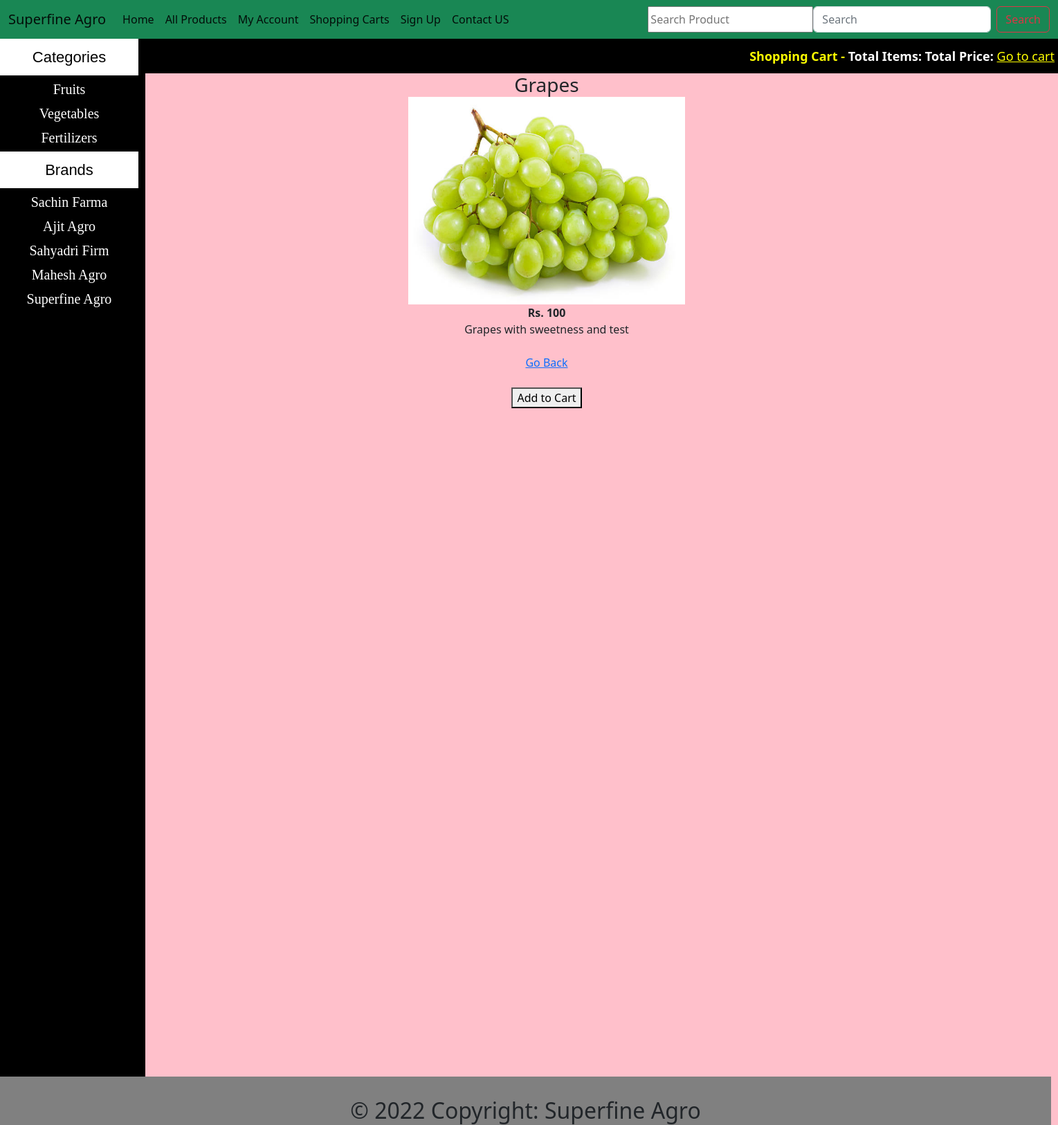
/details.php?pro_id=2, run on the app's committed database.
### tables this page shows
CREATE TABLE `categories` (
  `cat_id` int(100) NOT NULL,
  `cat_title` varchar(255) NOT NULL
);

CREATE TABLE `brands` (
  `brand_id` int(100) NOT NULL,
  `brand_title` text NOT NULL
);

CREATE TABLE `products` (
  `product_id` int(100) NOT NULL,
  `product_cat` int(100) NOT NULL,
  `product_brand` int(100) NOT NULL,
  `product_title` varchar(200) NOT NULL,
  `product_price` int(100) NOT NULL,
  `product_desc` text NOT NULL,
  `product_image` text NOT NULL,
  `product_keywords` text NOT NULL
);

### details.php (the view, shortened to what this page needs)
<!DOCTYPE>
<?php
include("functions/functions.php");
?>
<html>
<head>
  <link href="https://cdn.jsdelivr.net/npm/bootstrap@5.2.0-beta1/dist/css/bootstrap.min.css" rel="stylesheet">
  <link rel="stylesheet" href="styles/style.css" media="all" />
</head>
<body>
  <nav class="navbar navbar-expand-lg bg-success">
    <div class="container-fluid">
      <a class="navbar-brand" href="index.php">Superfine Agro</a>
      <div class="collapse navbar-collapse" id="navbarSupportedContent">
        <ul class="navbar-nav me-auto mb-2 mb-lg-0">
          <li class="nav-item">
            <a class="nav-link active" aria-current="page" href=href="index.php">Home</a>
          </li>
          <li class="nav-item">
            <a class="nav-link active" href=" all_products.php">All Products</a>
          </li>
          <li class="nav-item">
            <a class="nav-link active" href="customer/my_account.php">My Account</a>
          </li>
          <li class="nav-item">
            <a class="nav-link active" href="#">Shopping Carts</a>
          </li>
          <li class="nav-item">
            <a class="nav-link active" href="cart.php">Sign Up</a>
          </li>
          <li class="nav-item">
            <a class="nav-link active" href="contact.html">Contact US</a>
          </li>
        </ul>
        <form class="d-flex" role="search" method="get" action="results.php" enctype="multipart/form-data">
          <input type="text" name="user_query" placeholder="Search Product" />
          <input class="form-control me-2" name="search" type="search" placeholder="Search" aria-label="Search">
          <button class="btn btn-outline-danger" type="submit">Search</button>
        </form>
      </div>
    </div>
  </nav>
  <div class="main_wrapper">
    <div class="content_wrapper">
      <div id="sidebar">
        <div id="sidebar_title">Categories</div>
        <ul id="cats">
          <?php getCats(); ?>
        </ul>
        <div id="sidebar_title">Brands</div>
        <ul id="cats">
          <?php getBrands(); ?>
        </ul>
      </div>
      <div id="content_area">
        <div id="shopping">
          <span style="float:right; font-size:18px; padding:5px; line-height:40px;">
            <b style="color:yellow">Shopping Cart -</b> <b style="color:white">Total Items: Total Price:</b> <a href="cart.php" style="color:yellow"> Go to cart</a>
          </span>
        </div>
        <div id="products_box">
          <?php
          if (isset($_GET['pro_id'])) {
            $product_id = $_GET['pro_id'];
            $get_pro = "select * from products where product_id='$product_id'";
            $run_pro = mysqli_query($con, $get_pro);
            while ($row_pro = mysqli_fetch_array($run_pro)) {
              $pro_id = $row_pro['product_id'];
              $pro_title = $row_pro['product_title'];
              $pro_price = $row_pro['product_price'];
              $pro_image = $row_pro['product_image'];
              $pro_desc = $row_pro['product_desc'];
              echo "
                             <h3>$pro_title</h3>
                             <img src='admin_area/product_images/$pro_image' width='400' height='300'/>
                             <p><b>Rs. $pro_price </b></p>
                             <p style='float:center'>$pro_desc </p> <br>
                             <a href='index.php?pro_id=$pro_id' style='float:center;'>Go Back</a><br><br>
                             <a href='details.php?pro_id=$pro_id'>
                             <button style='float:center;'>Add to Cart</button></a>
                            </div>
                        ";
            }
          }
          ?>
        </div>
      </div>
      <div id="footer">
        <h2 style="text-align:center; padding-top:30px;">© 2022 Copyright: Superfine Agro</h2>
      </div>
    </div>
</body>
</html>

### functions/functions.php (shortened to what this page needs)
<?php
$con = mysqli_connect("localhost", "root", "", "superfine-agro");
function getCats()
{
    global $con;
    $get_cats = "select * from categories";
    $run_cats = mysqli_query($con, $get_cats);
    while ($row_cats = mysqli_fetch_array($run_cats)) {
        $cat_id = $row_cats['cat_id'];
        $cat_title = $row_cats['cat_title'];
        echo "<li><a href='index.php?cat=$cat_id'>$cat_title</a></li>";
    }
}
function getBrands()
{
    global $con;
    $get_brands = "select * from brands";
    $run_brands = mysqli_query($con, $get_brands);
    while ($row_brands = mysqli_fetch_array($run_brands)) {
        $brand_id = $row_brands['brand_id'];
        $brand_title = $row_brands['brand_title'];
        echo "<li><a href='index.php?brand=$brand_id'>$brand_title</a></li>";
    }
}

### styles/style.css (style rules this page uses)
html, body, div, span, applet, object, iframe, h1, h2, h3, h4, h5, h6, p, blockquote, pre, a, abbr, acronym, address, big, cite, code, del, dfn, em, img, ins, kbd, q, s, samp, small, strike, strong, sub, sup, tt, var, b, u, i, center, dl, dt, dd, ol, ul, li, fieldset, form, label, legend, table, caption, tbody, tfoot, thead, tr, th, td, article, aside, canvas, details, embed, figure, figcaption, footer, header, hgroup, menu, nav, output, ruby, section, summary, time, mark, audio, video { margin: 0; padding: 0; border: 0; vertical-align: baseline; }
article, aside, details, figcaption, figure, footer, header, hgroup, menu, nav, section { display: block; }
body { background-color: pink; }
.main_wrapper { width: auto; height: 1500px; margin: left; background: black; }
.content_wrapper { margin: auto; width: auto; margin: left; background: pink; }
#content_area { width: 1319px; height: 1500px; float: right; background: pink; }
#sidebar { width: 200px; background: black; float: left; }
#sidebar_title { background: white; color: black; font-size: 22px; font-family: arial; padding: 10px; text-align: center; }
#cats { text-align: center; }
#cats li { list-style: none; display: block; margin: 5px; }
#cats a { color: white; padding: 8px; margin: 5px; text-align: center; font-size: 20px; text-decoration: none; font-family: comic Sans MS; }
#products_box { width: 1100px; text-align: center; margin-left: 30px; margin-bottom: 10px; }
#shopping { width: 1319px; height: 50px; background: black; font: white; }
#footer { width: 1519px; height: 70px; background: gray; clear: both; }

### data on the page
categories: cat_title "Fruits"
categories: cat_title "Vegetables"
categories: cat_title "Fertilizers"
brands: brand_title "Sachin Farma"
brands: brand_title "Ajit Agro"
brands: brand_title "Sahyadri Firm"
brands: brand_title "Mahesh Agro"
brands: brand_title "Superfine Agro"
products: product_title "Grapes", product_image (picture), product_price "100", product_desc "Grapes with sweetness and test"
